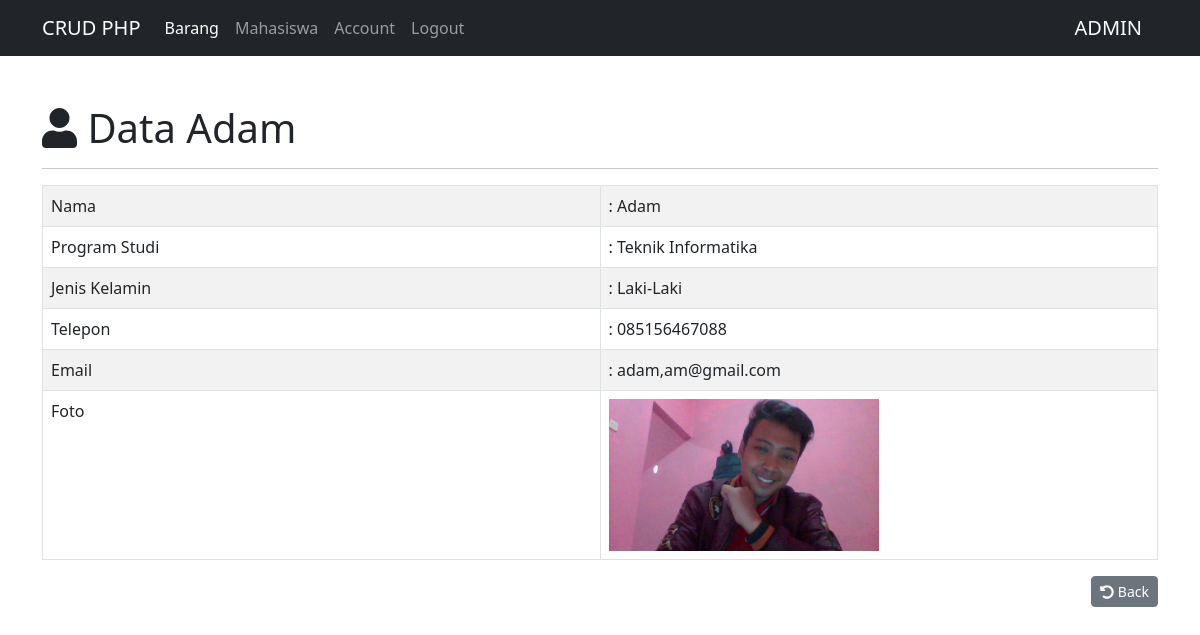
/detail-mahasiswa.php?id_mahasiswa=2 (signed in), run on the app's committed database.
### tables this page shows
CREATE TABLE `mahasiswa` (
  `id_mahasiswa` int(11) NOT NULL,
  `nama` varchar(50) NOT NULL,
  `prodi` varchar(50) NOT NULL,
  `jk` varchar(10) NOT NULL,
  `telepon` varchar(15) NOT NULL,
  `email` varchar(25) NOT NULL,
  `foto` varchar(100) NOT NULL
);

### config/controler.php (called while the page is built, shortened)
<?php
function select($query)
{
    global $db;
    $result = mysqli_query($db, $query);
    $rows = [];
    while ($row = mysqli_fetch_assoc($result)) {
        $rows[] = $row;
    }
    return $rows;
}

### detail-mahasiswa.php (the view, shortened to what this page needs)
<?php
    include 'layout/header.php';
    $id_mahasiswa = (int)$_GET['id_mahasiswa'];
    $mahasiswa = select("SELECT * FROM mahasiswa WHERE id_mahasiswa = $id_mahasiswa")[0];
?>
<div class="container mt-5">
    <h1><i class="fas fa-user"></i> Data <?= $mahasiswa['nama']; ?></h1>
    <hr>
    <table class="table table-striped table-bordered mt-3">
      <tr>
        <td>Nama</td>
        <td>: <?= $mahasiswa['nama']; ?></td>
      </tr>
      <tr>
        <td>Program Studi</td>
        <td>: <?= $mahasiswa['prodi']; ?></td>
      </tr>
      <tr>
        <td>Jenis Kelamin</td>
        <td>: <?= $mahasiswa['jk']; ?></td>
      </tr>
      <tr>
        <td>Telepon</td>
        <td>: <?= $mahasiswa['telepon']; ?></td>
      </tr>
      <tr>
        <td>Email</td>
        <td>: <?= $mahasiswa['email']; ?></td>
      </tr>
      <tr>
        <td width="50%">Foto</td>
        <td>
            <a href="assets/img/<?= $mahasiswa['foto'];?>">
                <img src="assets/img/<?= $mahasiswa['foto'];?>" alt="foto" width="50%">
            </a>
        </td>
      </tr>
    </table>
    <a href="mahasiswa.php" class="btn btn-secondary btn-sm" style="float: right"><i class="fas fa-undo-alt"></i> Back</a>
</div>
<?php include 'layout/footer.php'; ?>

### data on the page
mahasiswa: nama "Adam", prodi "Teknik Informatika", jk "Laki-Laki", telepon "085156467088", email "adam,am@gmail.com", foto (picture)

### other printed values
$_SESSION['nama'] "ADMIN"
